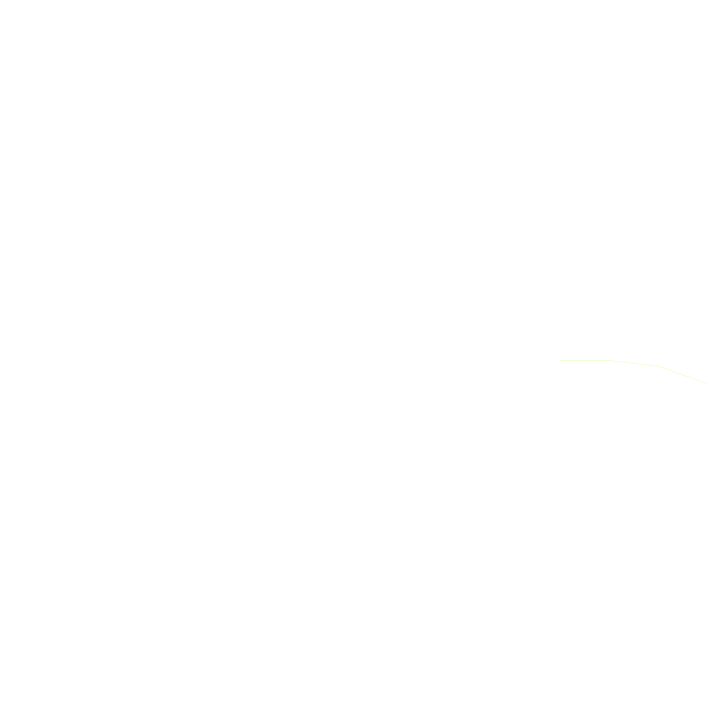
Frame 1 (no input)
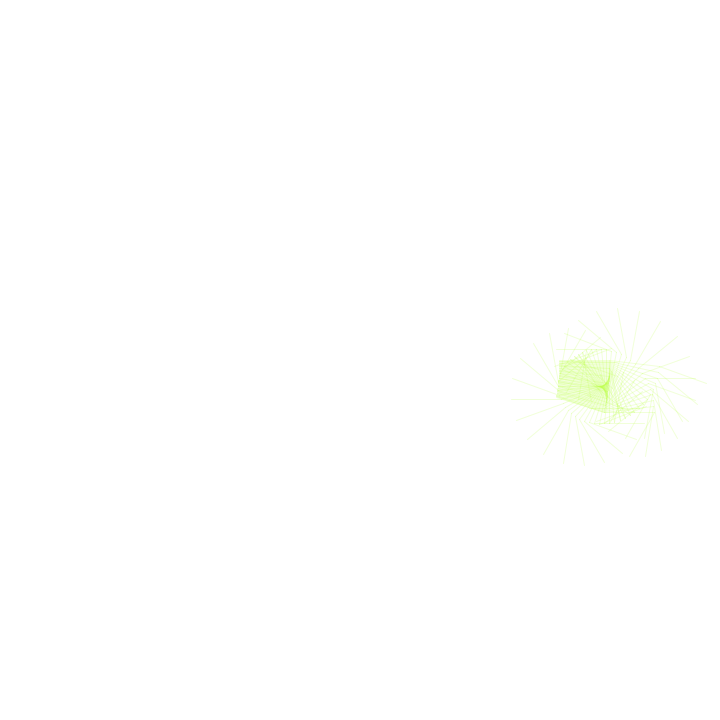
Frame 60 (the mouse pressed at the canvas centre just before this capture)
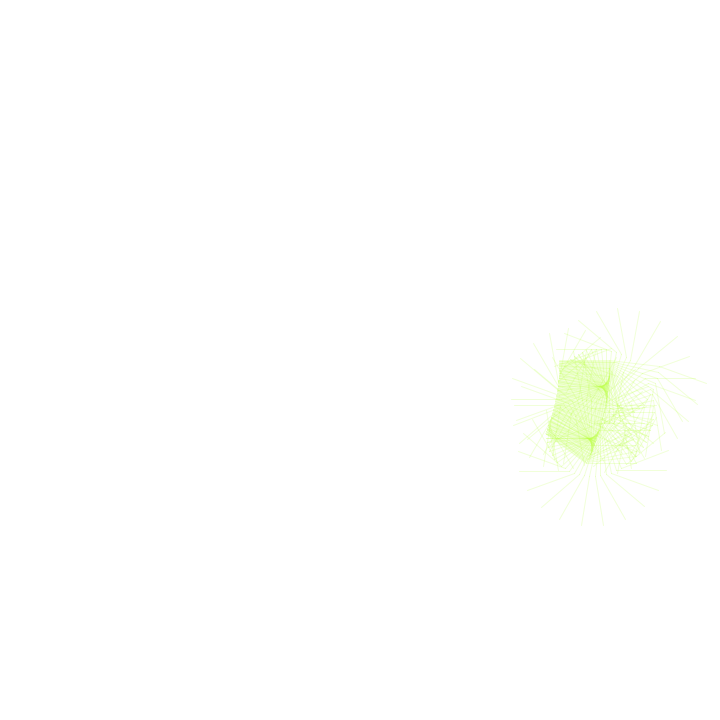
Frame 120 (the mouse held since frame 60 and released just before this capture)

The Processing sketch that drew these frames (run headless with seeded random() and noise(); from frame 60 on, the mouse is pressed at the canvas centre):

// Processing sketch: processing_163026
// ── processing_163026.pde


/**
 * SKETCH BASE PER ESERCITAZIONE 7
 * Corso di Computer Graphic 2013/14 prof. A. Belluscio
 *
 * Intervenire nelle parti contrassegnate con //++
 * seguendo le indicazioni riportate in:
 * http://www.exframes.net/cgbrera/lezioni/2013/grafica-computazionale
 */

//++ Modificare gli otto parametri seguenti

float raggio1 = 200;  // lunghezza del 1° segmento 
float raggio2 = 50;   // lunghezza del 2° segmento
float raggio3 = 50;   // lunghezza del 3° segmento
float raggio4 = 50;   // lunghezza del 4° segmento

float passoAngolo1 = PI/1000;  // velocita' di rotazione del 1° segmento
float passoAngolo2 = PI/600;  // velocita' di rotazione del 2° segmento
float passoAngolo3 = PI/30;   // velocita' di rotazione del 3° segmento
float passoAngolo4 = PI/9;    // velocita' di rotazione del 4° segmento
color verde = color(0, 255, 0);
color  verdino= color(0, 255, 255);


void setup()
{
  size(720,720);
  stroke(0,40);
  background(255);
}

void draw () 
{
  // Centro dell'area di visualizzazione
  float c0x = 360;
  float c0y = 360;
  
  // Calcola l'estremita' finale del 1° segmento
  float angolo1 = frameCount*passoAngolo1;
  float c1x = c0x + cos(angolo1)*raggio1;
  float c1y = c0y + sin(angolo1)*raggio1;
  
  // Calcola l'estremita' finale del 2° segmento
  float angolo2 = frameCount*passoAngolo2;
  float c2x = c1x + cos(angolo2)*raggio2;
  float c2y = c1y + sin(angolo2)*raggio2;
  
  // Calcola l'estremita' finale del 3° segmento
  float angolo3 = frameCount*passoAngolo3;
  float c3x = c2x + cos(angolo3)*raggio3;
  float c3y = c2y + sin(angolo3)*raggio3;
  
  // Calcola l'estremita' finale del 4° segmento
  float angolo4 = frameCount*passoAngolo4;
  float c4x = c3x + cos(angolo4)*raggio4;
  float c4y = c3y + sin(angolo4)*raggio4;
  
  //++ Calcolare le coordinate cromatiche usando i valori 
  //   presenti o ricavati da altre funzioni non randomiche
  float pippo =c1x/3;
float pippa = c2x/2;
stroke(pippo, pippa, 60, 50);
 


  //++ Impostare il colore dei tre segmenti
  //   eventualmente con colori diversi
 
  // Disegna il 2°, il 3° e il 4° segmento
  line(c1x,c1y, c2x,c2y);  
 line(c2x,c2y, c3x,c3y); 
  line(c3x,c3y, c4x,c4y);
}
  

 
void mouseClicked()
{
  raggio1 = random(310)+10;
  raggio2 = random(320-raggio1)+10;
  raggio3 = random(330-raggio1-raggio2)+10;
  raggio4 = random(340-raggio1-raggio2-raggio3)+10;
 
  passoAngolo1 = random(0.001,0.2);
  passoAngolo2 = random(0.001,0.2);
  passoAngolo3 = random(0.001,0.2);
  passoAngolo4 = random(0.001,0.2);
   
  background(255);

}
